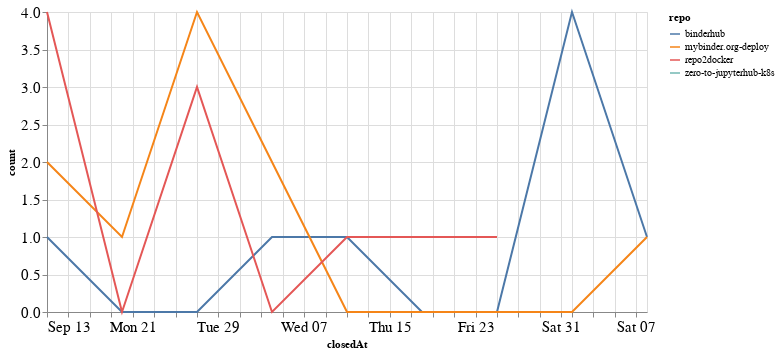

The notebook cell this image was saved under:
### Code cell
closed_by_time = closed_by.groupby('repo').resample('W', on='closedAt').count()['author'].reset_index()
closed_by_time = closed_by_time.rename(columns={'author': 'count'})

alt.Chart(closed_by_time, width=600).mark_line().encode(
    x='closedAt',
    y='count',
    color='repo',
    tooltip="repo"
)

### Figure 1 — Vega-Lite specification as saved in the notebook (floating-point values rounded to 4 significant figures)
{"config": {"axisLeft": {"labelFontSize": 15}, "axisBottom": {"labelFontSize": 15}}, "data": {"name": "data-54cda2aa9c4ec30c53392c84a5377f37"}, "mark": "line", "encoding": {"color": {"type": "nominal", "field": "repo"}, "tooltip": {"type": "nominal", "field": "repo"}, "x": {"type": "temporal", "field": "closedAt"}, "y": {"type": "quantitative", "field": "count"}}, "width": 600, "$schema": "https://vega.github.io/schema/vega-lite/v4.8.1.json", "datasets": {"data-54cda2aa9c4ec30c53392c84a5377f37": [{"repo": "binderhub", "closedAt": "2020-09-13T00:00:00", "count": 1}, {"repo": "binderhub", "closedAt": "2020-09-20T00:00:00", "count": 0}, {"repo": "binderhub", "closedAt": "2020-09-27T00:00:00", "count": 0}, {"repo": "binderhub", "closedAt": "2020-10-04T00:00:00", "count": 1}, {"repo": "binderhub", "closedAt": "2020-10-11T00:00:00", "count": 1}, {"repo": "binderhub", "closedAt": "2020-10-18T00:00:00", "count": 0}, {"repo": "binderhub", "closedAt": "2020-10-25T00:00:00", "count": 0}, {"repo": "binderhub", "closedAt": "2020-11-01T00:00:00", "count": 4}, {"repo": "binderhub", "closedAt": "2020-11-08T00:00:00", "count": 1}, {"repo": "mybinder.org-deploy", "closedAt": "2020-09-13T00:00:00", "count": 2}, {"repo": "mybinder.org-deploy", "closedAt": "2020-09-20T00:00:00", "count": 1}, {"repo": "mybinder.org-deploy", "closedAt": "2020-09-27T00:00:00", "count": 4}, {"repo": "mybinder.org-deploy", "closedAt": "2020-10-04T00:00:00", "count": 2}, {"repo": "mybinder.org-deploy", "closedAt": "2020-10-11T00:00:00", "count": 0}, {"repo": "mybinder.org-deploy", "closedAt": "2020-10-18T00:00:00", "count": 0}, {"repo": "mybinder.org-deploy", "closedAt": "2020-10-25T00:00:00", "count": 0}, {"repo": "mybinder.org-deploy", "closedAt": "2020-11-01T00:00:00", "count": 0}, {"repo": "mybinder.org-deploy", "closedAt": "2020-11-08T00:00:00", "count": 1}, {"repo": "repo2docker", "closedAt": "2020-09-13T00:00:00", "count": 4}, {"repo": "repo2docker", "closedAt": "2020-09-20T00:00:00", "count": 0}, {"repo": "repo2docker", "closedAt": "2020-09-27T00:00:00", "count": 3}, {"repo": "repo2docker", "closedAt": "2020-10-04T00:00:00", "count": 0}, {"repo": "repo2docker", "closedAt": "2020-10-11T00:00:00", "count": 1}, {"repo": "repo2docker", "closedAt": "2020-10-18T00:00:00", "count": 1}, {"repo": "repo2docker", "closedAt": "2020-10-25T00:00:00", "count": 1}, {"repo": "zero-to-jupyterhub-k8s", "closedAt": "2020-10-18T00:00:00", "count": 1}]}}
